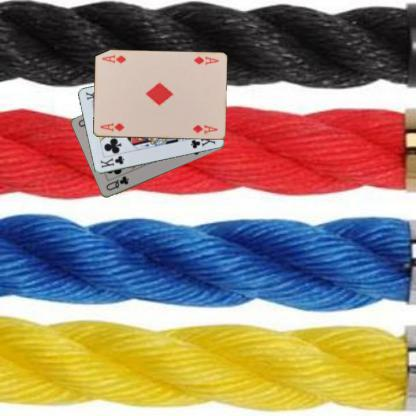
#> input picture Train_Custom_Dataset/KPT/3-YOLOV8关键点检测-预训练模型预测/images/poker-QKA.jpg, 416 x 416 px, found by its file name; its folder holds only this picture in this run
$ jupyter execute --allow-errors '【D】关键点检测数据集挖掘探索可视化.ipynb'   (shell and % lines are left out)
#> lines starting #> are read from the running program, lines starting #| are printed output that depends on the picture
# 关键点检测数据集挖掘探索可视化

 2023-4-24

## 导入工具包

[cell 1]
import os

import cv2
import numpy as np
import pandas as pd
import math

from mpl_toolkits.axes_grid1 import ImageGrid
import matplotlib.pyplot as plt

[cell 2]
# 创建 图表 文件夹，用于存放图表
if not os.path.exists('图表'):
    os.mkdir('图表')
    print('创建空文件夹 图表')

## 设置matplotlib中文字体（如果中文显示为方框，重启kernel重新运行即可）

[cell 3]
import matplotlib.pyplot as plt

[cell 4]
# # windows操作系统
# plt.rcParams['font.sans-serif']=['SimHei']  # 用来正常显示中文标签
# plt.rcParams['axes.unicode_minus']=False  # 用来正常显示负号

[cell 5]
# Mac操作系统，参考 https://www.ngui.cc/51cto/show-727683.html
# 下载 simhei.ttf 字体文件
# !wget https://zihao-openmmlab.obs.cn-east-3.myhuaweicloud.com/20220716-mmclassification/dataset/SimHei.ttf

[cell 6]
# Linux操作系统，例如 云GPU平台：https://www.runpod.io/
# 如果报错 Unable to establish SSL connection.，重新运行本代码块即可

import matplotlib
import matplotlib.pyplot as plt
matplotlib.rc("font",family='SimHei') # 中文字体
plt.rcParams['axes.unicode_minus']=False  # 用来正常显示负号

[cell 7]
plt.plot([1,2,3], [100,500,300])
plt.title('matplotlib中文字体测试', fontsize=25)
plt.xlabel('X轴', fontsize=15)
plt.ylabel('Y轴', fontsize=15)
plt.show()
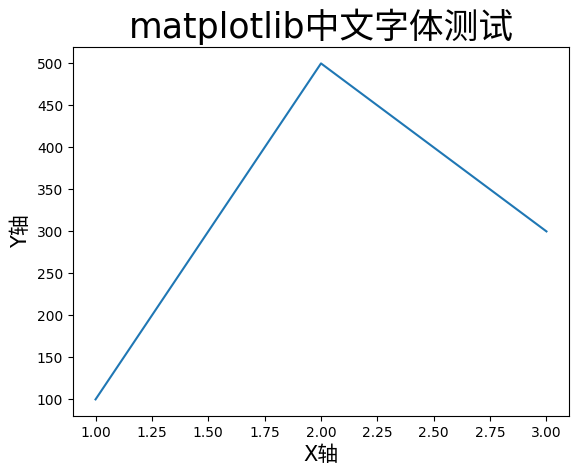
#> figure drawn by matplotlib, 1 panel

## 拍摄地点交互式地图可视化

 视频教程：https://www.bilibili.com/video/BV1m3411A786

注：这个功能适用于包含EXIF地理位置信息的图像文件（例如手机或单反相机拍摄的照片文件），不适用于网络爬取图片。

## 可视化一些图像

[cell 8]
folder_path = 'Triangle_215_Keypoint_Labelme/images'

N = 16 # 可视化图像的个数

[cell 9]
# n 行 n 列
n = math.floor(np.sqrt(N))

# 读取文件夹中的所有图像
images = []
for each_img in os.listdir(folder_path)[:N]:
    img_path = os.path.join(folder_path, each_img)
    img_bgr = cv2.imread(img_path)
#> img_bgr is the input picture: shape (416, 416, 3); mean B, G, R 120.2, 134.4, 155.5
    img_rgb = cv2.cvtColor(img_bgr, cv2.COLOR_BGR2RGB)
    images.append(img_rgb)

# 画图
fig = plt.figure(figsize=(10, 10))
grid = ImageGrid(fig, 111,  # 类似绘制子图 subplot(111)
                 nrows_ncols=(n, n),  # 创建 n 行 m 列的 axes 网格
                 axes_pad=0.02,  # 网格间距
                 share_all=True
                 )

# 遍历每张图像
for ax, im in zip(grid, images):
    ax.imshow(im)
    ax.axis('off')
#> this loop made 1 pass

plt.tight_layout()

plt.savefig('图表/图像-一些图像.pdf', dpi=120, bbox_inches='tight')

plt.show()
